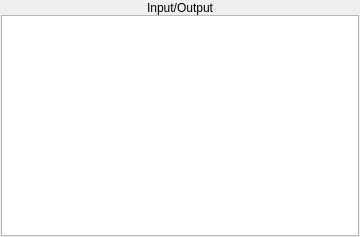
<?xml version="1.0" encoding="UTF-8"?>
<ui version="4.0">
 <class>TerminalPane</class>
 <widget class="QWidget" name="TerminalPane">
  <property name="geometry">
   <rect>
    <x>0</x>
    <y>0</y>
    <width>360</width>
    <height>237</height>
   </rect>
  </property>
  <property name="minimumSize">
   <size>
    <width>0</width>
    <height>0</height>
   </size>
  </property>
  <property name="windowTitle">
   <string>Form</string>
  </property>
  <layout class="QGridLayout">
   <property name="verticalSpacing">
    <number>0</number>
   </property>
   <property name="margin">
    <number>1</number>
   </property>
   <item row="0" column="0">
    <widget class="QLabel" name="label">
     <property name="palette">
      <palette>
       <active>
        <colorrole role="Base">
         <brush brushstyle="SolidPattern">
          <color alpha="255">
           <red>255</red>
           <green>255</green>
           <blue>255</blue>
          </color>
         </brush>
        </colorrole>
        <colorrole role="Window">
         <brush brushstyle="SolidPattern">
          <color alpha="255">
           <red>104</red>
           <green>173</green>
           <blue>245</blue>
          </color>
         </brush>
        </colorrole>
       </active>
       <inactive>
        <colorrole role="Base">
         <brush brushstyle="SolidPattern">
          <color alpha="255">
           <red>255</red>
           <green>255</green>
           <blue>255</blue>
          </color>
         </brush>
        </colorrole>
        <colorrole role="Window">
         <brush brushstyle="SolidPattern">
          <color alpha="255">
           <red>104</red>
           <green>173</green>
           <blue>245</blue>
          </color>
         </brush>
        </colorrole>
       </inactive>
       <disabled>
        <colorrole role="Base">
         <brush brushstyle="SolidPattern">
          <color alpha="255">
           <red>104</red>
           <green>173</green>
           <blue>245</blue>
          </color>
         </brush>
        </colorrole>
        <colorrole role="Window">
         <brush brushstyle="SolidPattern">
          <color alpha="255">
           <red>104</red>
           <green>173</green>
           <blue>245</blue>
          </color>
         </brush>
        </colorrole>
       </disabled>
      </palette>
     </property>
     <property name="frameShape">
      <enum>QFrame::Panel</enum>
     </property>
     <property name="frameShadow">
      <enum>QFrame::Plain</enum>
     </property>
     <property name="lineWidth">
      <number>0</number>
     </property>
     <property name="text">
      <string>Input/Output</string>
     </property>
     <property name="alignment">
      <set>Qt::AlignCenter</set>
     </property>
    </widget>
   </item>
   <item row="1" column="0">
    <widget class="QPlainTextEdit" name="plainTextEdit"/>
   </item>
  </layout>
 </widget>
 <resources/>
 <connections/>
</ui>
